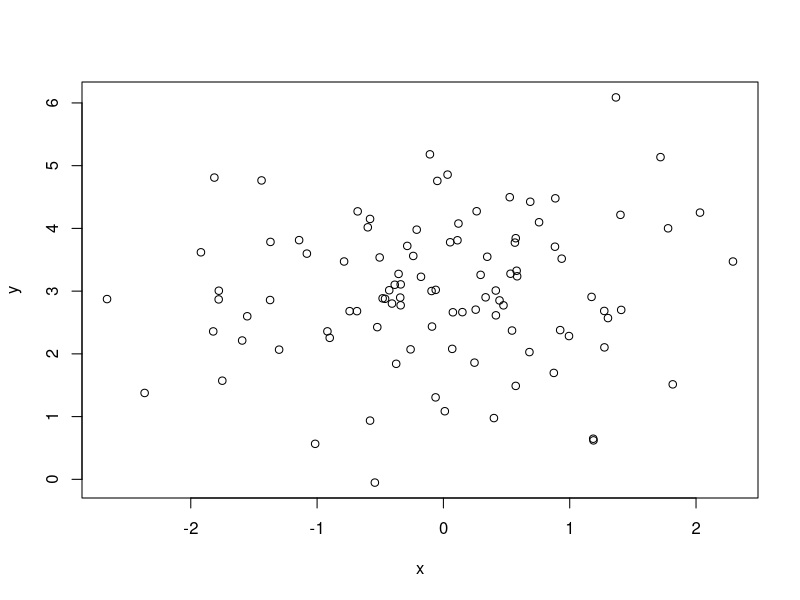
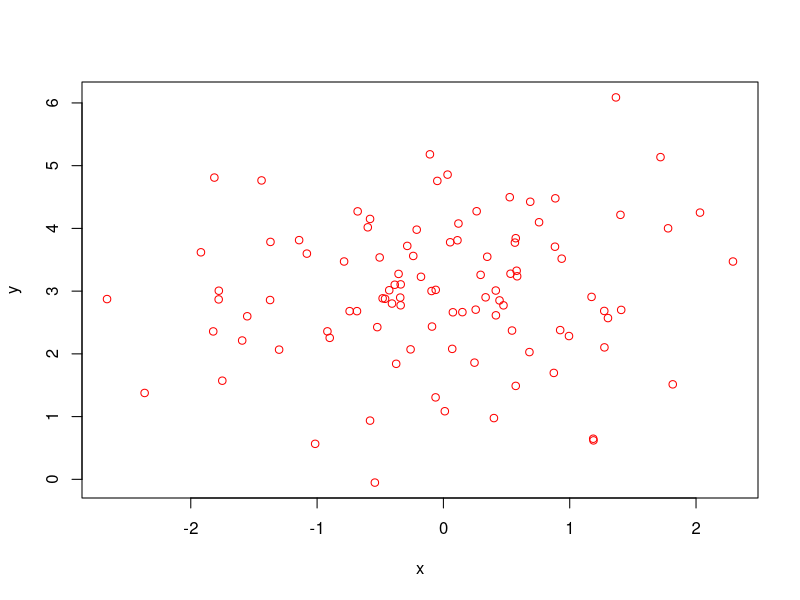

Reproduce these figures in R, in order.
## ---- chunk 1
knitr::opts_chunk$set(echo = TRUE)
## ---- chunk 2
# I am making some new data
x <- rnorm(100, 0, 1)
y <- rnorm(100, 3, 1)
## ---- chunk 3
# plot the data
plot(x, y)
## ---- chunk 4
plot(x, y, col="red")
